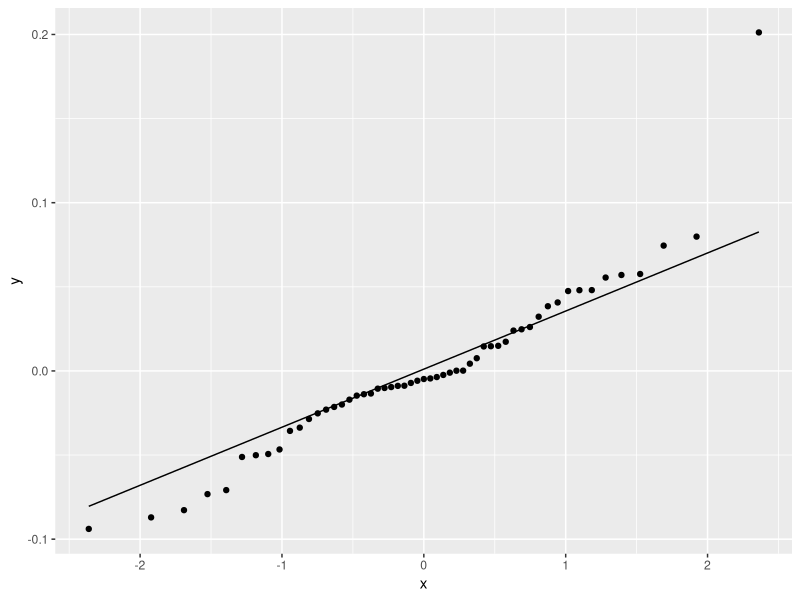
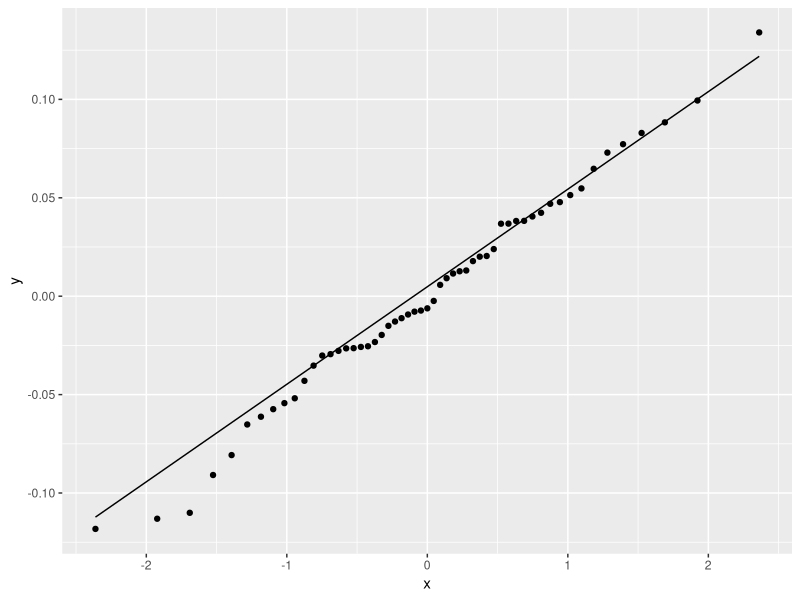
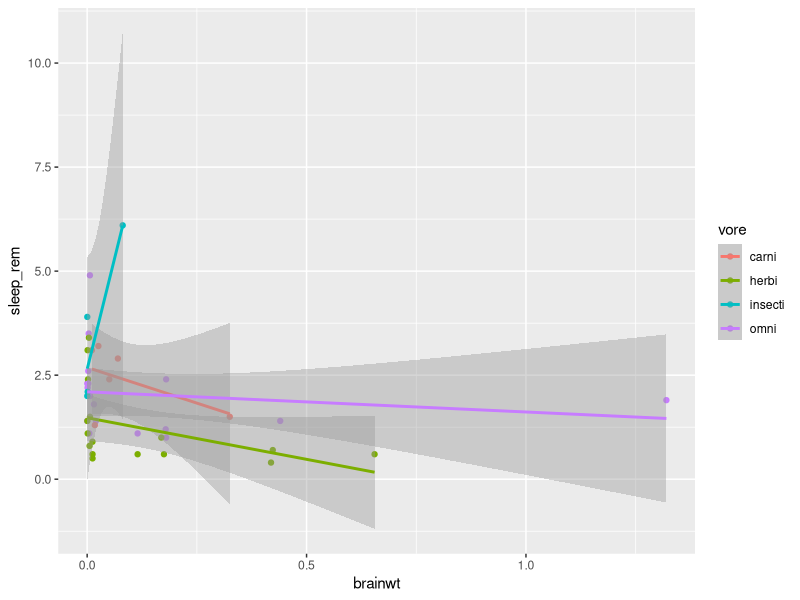
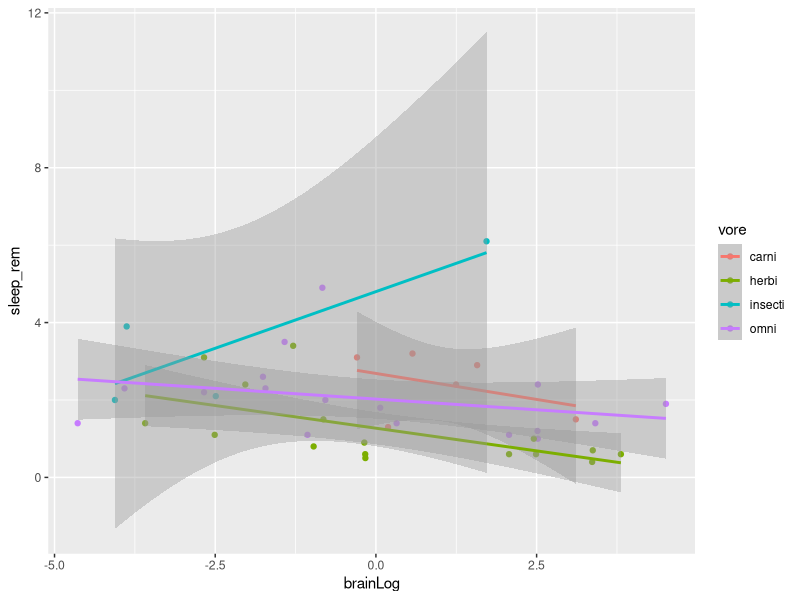

Generate these figures, in order, with R:
## ---- chunk 1
library(knitr)
opts_chunk$set(fig.align="center", fig.height=5, message=FALSE, warning=FALSE, fig.width=8, tidy.opts=list(width.cutoff=60),tidy=TRUE)
## ---- chunk 2
library(tidyverse)
library(sandwich)
library(lmtest)
#install.packages("lmtest")
#installed.packages("sandwich")
## IMPORTANT: type version into your console to see what version of R you are running
## If 3.6 or later, uncomment the following line and run it before set.seed(348); otherwise do not!
# RNGkind(sample.kind="Rounding")

set.seed(348)
x <- runif(55, 0, 1)
#x
y <- .1 * rnorm(55, x, x)
#y
dataHW7 <- data.frame(x,y)
mymodelHW7 <- lm(y~x, data = dataHW7)
summary(mymodelHW7)
resmymodelHW7 <-mymodelHW7$residuals
#resmymodelHW7
fitvalHW7 <- mymodelHW7$fitted.values
# ggplot() + geom_histogram(aes(resmymodelHW7))
ggplot() + geom_qq(aes(sample = resmymodelHW7)) + geom_qq_line(aes(sample = resmymodelHW7))
#summary(mymodelHW7)


# Breuch-Pagan test
bptest(mymodelHW7) # (p < 0.05, reject the null of the model is homo)

# using robust
coeftest(mymodelHW7, vcov = vcovHC(mymodelHW7))
## ---- chunk 3
## IMPORTANT: type version into your console to see what version of R you are running
## If 3.6 or later, uncomment the following line and run it before set.seed(348); otherwise do not!
# RNGkind(sample.kind="Rounding")
set.seed(348)
x <- runif(55, 0, 1)
y <- .1 * rnorm(55, x, .6)
data2HW7 <- data.frame(x,y)
mymodel2HW7 <- lm(y~x, data = data2HW7)
summary(mymodel2HW7)
resmymodel2HW7 <-mymodel2HW7$residuals
fitval2HW7 <- mymodel2HW7$fitted.values

ggplot() + geom_qq(aes(sample = resmymodel2HW7)) + geom_qq_line(aes(sample = resmymodel2HW7))

bptest(mymodel2HW7) # p > 0.05, we cant reject the null --> the model is homo

coeftest(mymodel2HW7, vcov = vcovHC(mymodel2HW7))

## ---- chunk 4
## IMPORTANT: type version into your console to see what version of R you are running
## If 3.6 or later, uncomment the following line and run it before set.seed(348); otherwise do not!
# RNGkind(sample.kind="Rounding")
set.seed(348)
x <- runif(55, 0, 1)
y <- .1 * rnorm(55, x, .6)
data3HW7 <- data.frame(x,y)


mymodel3HW7 <- lm(y~x, data = data3HW7)
resmymodel3HW7 <-mymodel3HW7$residuals
fitval3HW7 <- mymodel3HW7$fitted.values


resid_resampHW7 <- replicate(5000,{
  new_residsHW7 <- sample(resmymodel3HW7, replace = TRUE)
  data3HW7$new_y <-fitval3HW7 + new_residsHW7
  mymodel3HW7 <- lm(new_y~x, data = data3HW7)
  coef(mymodel3HW7)
})

resid_resampHW7 %>%t%>%as.data.frame%>%summarize_all(sd)
coeftest(mymodel2HW7, vcov = vcovHC(mymodel2HW7))
## ---- chunk 5
library(tidyverse)
msleep
msleepModel <- lm(sleep_rem ~ brainwt + vore, data = msleep)
summary(msleepModel)

msleepModel1 <- lm(sleep_rem ~vore * brainwt, data = msleep)
summary(msleepModel1)
## ---- chunk 6
msleep
msleep$brainwtCenter <- msleep$brainwt - mean(msleep$brainwt, na.rm = T)

model2b <- lm(sleep_rem ~ vore * brainwtCenter, data = msleep)
summary(model2b)
## ---- chunk 7

Testmsleep <-  msleep %>% select(sleep_rem, brainwt, vore) %>% na.omit(msleep$vore)

ggplot(Testmsleep, aes(x = brainwt, y = sleep_rem, color = vore)) +
 geom_point() + geom_smooth(method = "lm")

Testmsleep %>% summarise(mean(brainwt))
## ---- chunk 8
Testmsleep$brainLog <- log(Testmsleep$brainwt) - mean(log(Testmsleep$brainwt),na.rm = T)

mymodel2d <-lm(sleep_rem ~ vore * brainLog, data =Testmsleep )
summary(mymodel2d)

coeftest(mymodel2d, vcov=vcovHC(mymodel2d))
## ---- chunk 9
ggplot(Testmsleep, aes(x= brainLog, y = sleep_rem, color = vore)) + geom_point() + geom_smooth(method = "lm")

## ---- chunk 10
## DO NOT DELETE THIS BLOCK!
sessionInfo()
Sys.time()
Sys.info()
